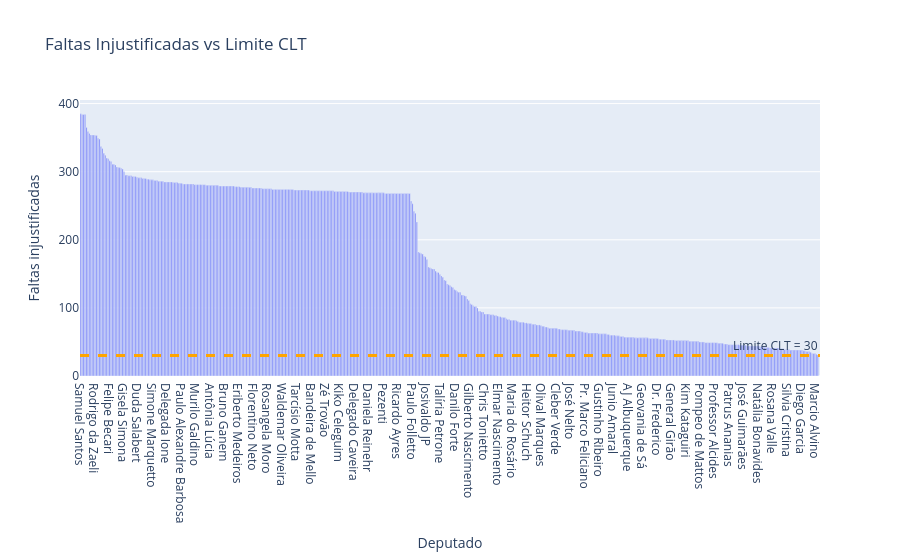

Notebook cell for this chart:
### Code cell
palette_main = "#ff7f0e"

limite_faltas_clt = 30  # ou o valor que você está usando

df_plot3 = df_dep.sort_values("faltas_injustificadas", ascending=False)

fig3 = px.bar(
    df_plot3,
    x="deputado",
    y="faltas_injustificadas",
    labels={
        "faltas_injustificadas": "Faltas injustificadas",
        "deputado": "Deputado",
    },
    title="Faltas Injustificadas vs Limite CLT",
)

fig3.add_hline(
    y=limite_faltas_clt,
    line_dash="dash",
    line_width=3,
    line_color="orange",
    annotation_text=f"Limite CLT = {limite_faltas_clt}",
    annotation_position="top right",
)

fig3.show()

### Figure 1 — Plotly figure (JSON) as saved in the notebook; plotly's stock layout.template omitted (floating-point values rounded to 4 significant figures; data arrays with more than 128 entries replaced by an {"elided": "..."} marker saying what was removed)
{"data": [{"hovertemplate": "Deputado=%{x}<br>Faltas injustificadas=%{y}<extra></extra>", "legendgroup": "", "marker": {"color": "#636efa", "pattern": {"shape": ""}}, "name": "", "orientation": "v", "showlegend": false, "textposition": "auto", "type": "bar", "x": {"elided": "513 str values"}, "xaxis": "x", "y": {"elided": "513 int values"}, "yaxis": "y"}], "layout": {"annotations": [{"showarrow": false, "text": "Limite CLT = 30", "x": 1, "xanchor": "right", "xref": "x domain", "y": 30, "yanchor": "bottom", "yref": "y"}], "barmode": "relative", "legend": {"tracegroupgap": 0}, "shapes": [{"line": {"color": "orange", "dash": "dash", "width": 3}, "type": "line", "x0": 0, "x1": 1, "xref": "x domain", "y0": 30, "y1": 30, "yref": "y"}], "title": {"text": "Faltas Injustificadas vs Limite CLT"}, "xaxis": {"anchor": "y", "domain": [0, 1], "title": {"text": "Deputado"}}, "yaxis": {"anchor": "x", "domain": [0, 1], "title": {"text": "Faltas injustificadas"}}}}
